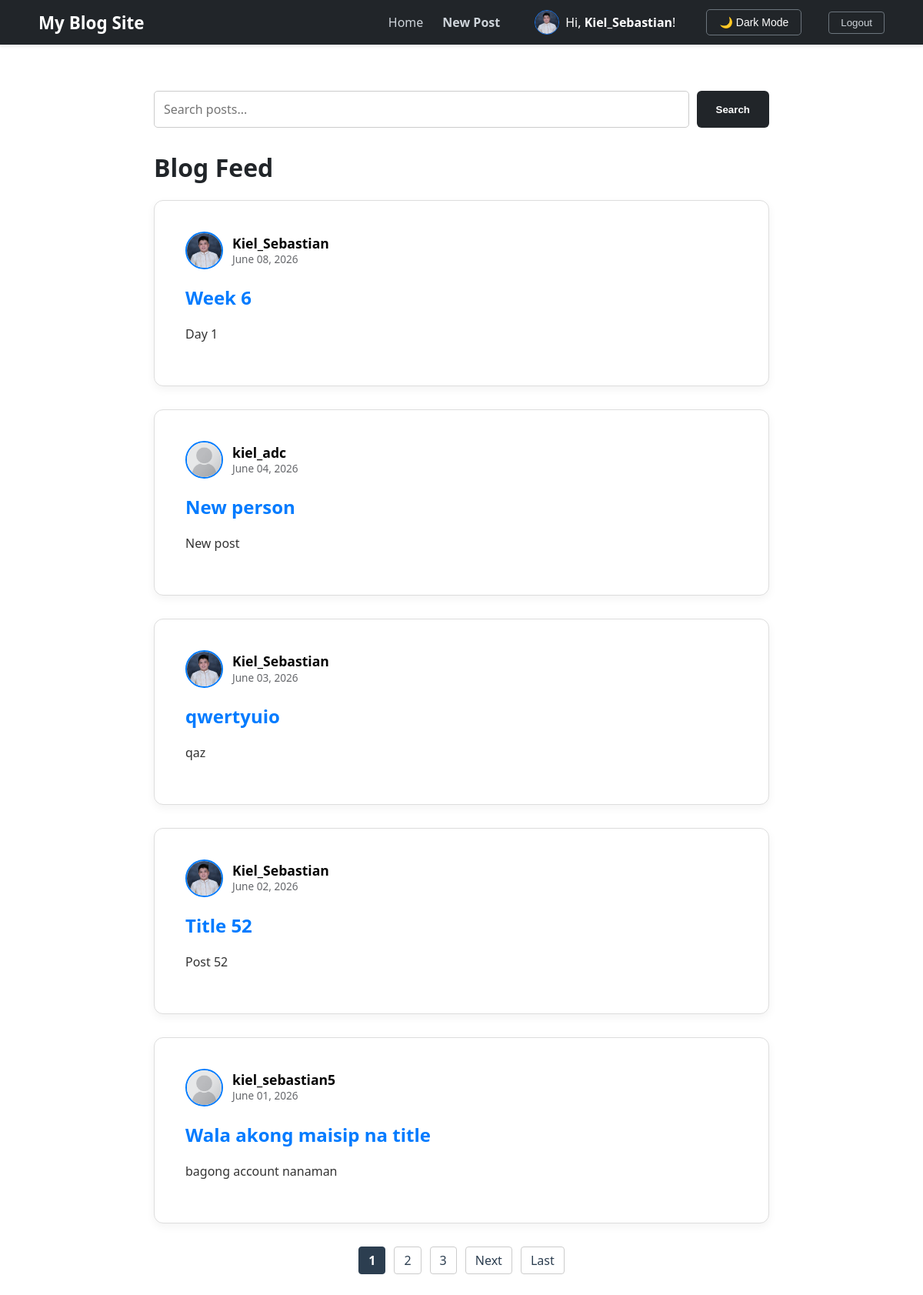
Screenshot of / (signed in) with the database file from the repository.
### blog/models.py (models this page shows, shortened)
class Profile(models.Model):
    user = models.OneToOneField(User, on_delete=models.CASCADE)
    image = models.ImageField(default='default.jpg', upload_to='profile_pics')
    bio = models.TextField(max_length=500, blank=True, help_text="Short description about yourself")
    birth_date = models.DateField(null=True, blank=True, verbose_name="Date of Birth")
    gender = models.CharField(max_length=1, choices=GENDER_CHOICES, blank=True, verbose_name="Sex at Birth")
    middle_name = models.CharField(max_length=100, blank=True, null=True)
    name_extension = models.CharField(max_length=20, blank=True, null=True, help_text="e.g., Jr., Sr., III")
    place_of_birth = models.CharField(max_length=255, blank=True, null=True)
    CIVIL_STATUS_CHOICES = [
        ('S', 'Single'), ('M', 'Married'), ('W', 'Widowed'),
        ('SEP', 'Separated'), ('O', 'Others')
    ]
    civil_status = models.CharField(max_length=3, choices=CIVIL_STATUS_CHOICES, blank=True, null=True)
    employee_number = models.CharField(max_length=50, blank=True, null=True)
    CITIZENSHIP_CHOICES = [('F', 'Filipino'), ('D', 'Dual Citizenship')]
    citizenship = models.CharField(max_length=1, choices=CITIZENSHIP_CHOICES, default='F')
    dual_citizenship_country = models.CharField(max_length=100, blank=True, null=True)
    citizenship_acquisition = models.CharField(
        max_length=20,
        choices=[('B', 'By Birth'), ('N', 'By Naturalization')],
        blank=True, null=True
    )
    house_block_lot = models.CharField(max_length=100, blank=True, null=True)
    street = models.CharField(max_length=100, blank=True, null=True)
    subdivision_village = models.CharField(max_length=100, blank=True, null=True)
    barangay = models.CharField(max_length=100, blank=True, null=True)
    city_municipality = models.CharField(max_length=100, blank=True, null=True)
    province = models.CharField(max_length=100, blank=True, null=True)
    mobile_number = models.CharField(max_length=20, blank=True, null=True)
    number_of_children = models.PositiveIntegerField(default=0, blank=True, null=True)
    special_skills_hobbies = models.TextField(blank=True, null=True)

class Post(models.Model):
    title = models.CharField(max_length=100)
    content = models.TextField()
    date_posted = models.DateTimeField(auto_now=True)
    author = models.ForeignKey(User, on_delete=models.CASCADE)
    image = models.ImageField(null=True, blank=True, upload_to=user_directory_path)

### blog/views.py (the view)
# urls.py: path('', PostListView.as_view(), name='blog-home'),
class PostListView(ListView):
    model = Post
    template_name = 'blog/home.html'
    context_object_name = 'posts'
    ordering = ['-date_posted']
    paginate_by = 5
    def get_queryset(self):
        query = self.request.GET.get('q')
        if query:
            return Post.objects.filter(
                Q(title__icontains=query) | Q(content__icontains=query)
            ).order_by('-date_posted')
        return Post.objects.all().order_by('-date_posted')
    def get_context_data(self, **kwargs):
        context = super().get_context_data(**kwargs)
        context['search_query'] = self.request.GET.get('q', '')
        return context

### blog/templates/blog/home.html (shortened to what this page needs)
{% extends "blog/base.html" %}
{% block content %}
    {% if not user.is_authenticated %}
        <div class="card" style="text-align: center; padding: 60px 40px; margin-top: 20px;">
            <h1 style="font-size: 2.5rem; color: #212529;">Welcome to My Django Blog</h1>
            <p style="color: #6c757d; font-size: 1.1rem; margin-bottom: 40px;">
                Join our community to share your stories and connect with others.
            </p>
            <div style="display: flex; justify-content: center; gap: 20px;">
                <a href="{% url 'login' %}" class="btn-primary" style="width: 180px; text-decoration: none; text-align: center;">Login</a>
                <a href="{% url 'register' %}" class="btn-secondary" style="width: 180px; text-decoration: none; text-align: center; padding: 12px; border: 1px solid #ccc; border-radius: 4px; color: #212529; font-weight: 600;">Register</a>
            </div>
        </div>
    {% else %}
        <form method="GET" action="{% url 'blog-home' %}" style="display: flex; gap: 10px; margin-bottom: 30px;">
            <input type="text" name="q" value="{{ search_query }}" placeholder="Search posts..."
                style="flex: 1; padding: 12px; border: 1px solid #ccc; border-radius: 5px;" class="search-input">
            <button type="submit" class="btn-primary" style="width: auto; padding: 0 25px;">Search</button>
        </form>
        <h1 class="mb-4 feed-title">Blog Feed</h1>
        {% for post in posts %}
            <article class="card">
                <div class="article-body">
                    <div class="article-metadata" style="display: flex; align-items: center; margin-bottom: 15px;">
                        <a href="{% url 'user-profile' post.author.username %}" style="display: flex; align-items: center; text-decoration: none; color: inherit;">
                            {% if post.author.profile.image %}
                                <img src="{{ post.author.profile.image.url }}" alt="{{ post.author.username }}" class="feed-avatar">
                            {% else %}
                                <div style="width: 45px; height: 45px; border-radius: 50%; border: 2px solid #1877F2; background-color: #e4e6eb; margin-right: 12px;"></div>
                            {% endif %}
                            <div style="line-height: 1.2;">
                                <span class="feed-author-name" style="font-weight: bold; font-size: 1.1rem;">{{ post.author.username }}</span><br>
                                <span class="feed-date" style="font-size: 0.85rem;">{{ post.date_posted|date:"F d, Y" }}</span>
                            </div>
                        </a>
                    </div>
                    <h2>
                        <a class="article-title" href="{% url 'post-detail' post.pk %}" style="text-decoration: none; color: #007bff;">{{ post.title }}</a>
                    </h2>
                    <p class="article-content">{{ post.content|truncatewords:30 }}</p>
                </div>
            </article>
        {% empty %}
            <div class="card" style="text-align: center; padding: 30px;">
                <p>No posts yet. <a href="{% url 'post-create' %}">Be the first to create one!</a></p>
            </div>
        {% endfor %}
        {% if is_paginated %}
            <div style="margin-top: 30px; display: flex; justify-content: center; gap: 5px;">
                {% for num in page_obj.paginator.page_range %}
                    {% if page_obj.number == num %}
                        <span class="pagination-active">{{ num }}</span>
                    {% elif num > page_obj.number|add:'-3' and num < page_obj.number|add:'3' %}
                        <a href="?page={{ num }}{% if search_query %}&q={{ search_query }}{% endif %}" class="pagination-link">{{ num }}</a>
                    {% endif %}
                {% endfor %}
                {% if page_obj.has_next %}
                    <a href="?page={{ page_obj.next_page_number }}{% if search_query %}&q={{ search_query }}{% endif %}" class="pagination-link">Next</a>
                    <a href="?page={{ page_obj.paginator.num_pages }}{% if search_query %}&q={{ search_query }}{% endif %}" class="pagination-link">Last</a>
                {% endif %}
            </div>
        {% endif %}
    {% endif %}
{% endblock %}

### blog/templates/blog/base.html (shortened to what this page needs)
{% load static %}
<!DOCTYPE html>
<html lang="en">
<head>
    <link rel="stylesheet" type="text/css" href="{% static 'blog/main.css' %}">
</head>
<body>
    <nav class="navbar">
        <div class="nav-container">
            <a href="{% url 'blog-home' %}" class="nav-logo">My Blog Site</a>
            <div class="nav-links">
                <a href="{% url 'blog-home' %}">Home</a>
                {% if user.is_authenticated %}
                    <a href="{% url 'post-create' %}" style="margin-right: 20px; font-weight: 600;">New Post</a>
                    <a href="{% url 'user-profile' user.username %}" style="margin-right: 15px; display: inline-flex; align-items: center; text-decoration: none;">
                        <img src="{{ user.profile.image.url }}" alt="Nav Profile" style="width: 30px; height: 30px; border-radius: 50%; border: 1px solid #1877F2; object-fit: cover; margin-right: 8px;">
                        <span style="color: #fff;">Hi, <strong>{{ user.username }}</strong>!</span>
                    </a>
                    <button id="theme-toggle" class="theme-toggle-btn" style="margin-right: 10px;">🌙 Dark Mode</button>
                    <form method="post" action="{% url 'logout' %}" style="display:inline;">
                        <button type="submit" class="nav-logout-btn">Logout</button>
                    </form>
                {% else %}
                    <a href="{% url 'login' %}">Login</a>
                    <a href="{% url 'register' %}">Register</a>
                {% endif %}
            </div>
        </div>
    </nav>
    <div class="main-wrapper" style="margin-top: 60px;">
        {% block content %}{% endblock %}
    </div>
</body>
</html>

### blog/static/blog/main.css (style rules this page uses)
body { background-color: #f0f2f5; font-family: 'Segoe UI', Roboto, Helvetica, Arial, sans-serif; margin: 0; color: #1c1e21; }
.navbar { background-color: #212529; padding: 0.75rem 0; box-shadow: 0 2px 4px rgba(0,0,0,0.1); position: sticky; top: 0; z-index: 1000; }
.nav-container { max-width: 1100px; margin: 0 auto; display: flex; justify-content: space-between; align-items: center; padding: 0 20px; }
.nav-logo { color: white !important; text-decoration: none; font-size: 1.4rem; font-weight: bold; }
.nav-links { display: flex; align-items: center; gap: 25px; }
.nav-links a { color: #ced4da; text-decoration: none; font-weight: 500; }
.nav-logout-btn { background: transparent; border: 1px solid #6c757d; color: #ced4da; padding: 6px 15px; border-radius: 4px; cursor: pointer; }
.main-wrapper { max-width: 800px; margin: 60px auto; padding: 0 20px; }
.card { background: white; border-radius: 12px; border: 1px solid #ddd; padding: 40px; margin-bottom: 30px; box-shadow: 0 4px 12px rgba(0,0,0,0.05); }
.btn-primary { background-color: #212529; color: white; padding: 12px 25px; border: none; border-radius: 6px; font-weight: 600; cursor: pointer; transition: 0.2s; display: inline-block; text-align: center; }
form input[type="text"], form input[type="password"], form input[type="email"], form textarea { width: 100%; padding: 15px; border: 1px solid #ccc; border-radius: 6px; box-sizing: border-box; font-size: 1rem; font-family: inherit; }
.content-section img, .card img { width: 100% !important; max-width: 100% !important; height: auto !important; display: block !important; margin: 0 auto 20px !important; border-radius: 8px; }
.card img.feed-avatar, .content-section img.feed-avatar, img.feed-avatar { width: 45px !important; height: 45px !important; max-width: 45px !important; object-fit: cover !important; border-radius: 50% !important; margin: 0 12px 0 0 !important; display: inline-block !important; border: 2px solid #007bff !important; }

### blog/templates/blog/base.html (style rules this page uses)
body { background-color: #ffffff; color: #212529; transition: background-color 0.3s, color 0.3s; }
.feed-author-name { color: #050505; }
.feed-date { color: #65676B; }
.article-content { color: #333333; }
.theme-toggle-btn { background: transparent; color: #ffffff; border: 1px solid #6c757d; border-radius: 5px; padding: 8px 16px; font-size: 14px; font-weight: 500; transition: all 0.2s ease-in-out; cursor: pointer; display: inline-flex; align-items: center; }
.pagination-link { padding: 6px 12px; border: 1px solid #ccc; text-decoration: none; color: #2c3e50; border-radius: 4px; margin: 0 3px; display: inline-block; transition: background-color 0.2s, color 0.2s; }
.pagination-active { padding: 6px 12px; background-color: #2c3e50; color: white; border: 1px solid #2c3e50; border-radius: 4px; margin: 0 3px; display: inline-block; font-weight: bold; }

### rows the page displays
Post: author.profile.image (picture), author.username "Kiel_Sebastian", date_posted "June 08, 2026", title "Week 6", content "Day 1"
Post: author.profile.image (placeholder picture), author.username "kiel_adc", date_posted "June 04, 2026", title "New person", content "New post"
Post: author.profile.image (picture), author.username "Kiel_Sebastian", date_posted "June 03, 2026", title "qwertyuio", content "qaz"
Post: author.profile.image (picture), author.username "Kiel_Sebastian", date_posted "June 02, 2026", title "Title 52", content "Post 52"
Post: author.profile.image (placeholder picture), author.username "kiel_sebastian5", date_posted "June 01, 2026", title "Wala akong maisip na title", content "bagong account nanaman"

### other values shown
{{ user.username }} "Kiel_Sebastian"
{{ num }} "1"
{{ num }} "2" "3"
